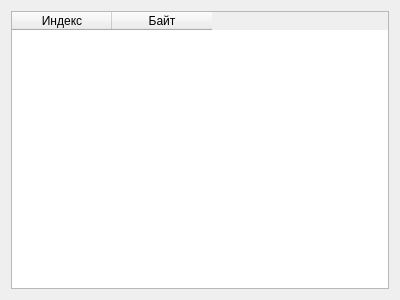
<?xml version="1.0" encoding="UTF-8"?>
<ui version="4.0">
 <class>ReadIndexDialog</class>
 <widget class="QDialog" name="ReadIndexDialog">
  <property name="geometry">
   <rect>
    <x>0</x>
    <y>0</y>
    <width>400</width>
    <height>300</height>
   </rect>
  </property>
  <property name="windowTitle">
   <string>Dialog</string>
  </property>
  <layout class="QVBoxLayout" name="verticalLayout">
   <item>
    <widget class="QTableWidget" name="dataWidget">
     <property name="editTriggers">
      <set>QAbstractItemView::EditTrigger::NoEditTriggers</set>
     </property>
     <column>
      <property name="text">
       <string>Индекс</string>
      </property>
     </column>
     <column>
      <property name="text">
       <string>Байт</string>
      </property>
     </column>
    </widget>
   </item>
  </layout>
 </widget>
 <resources/>
 <connections/>
</ui>
